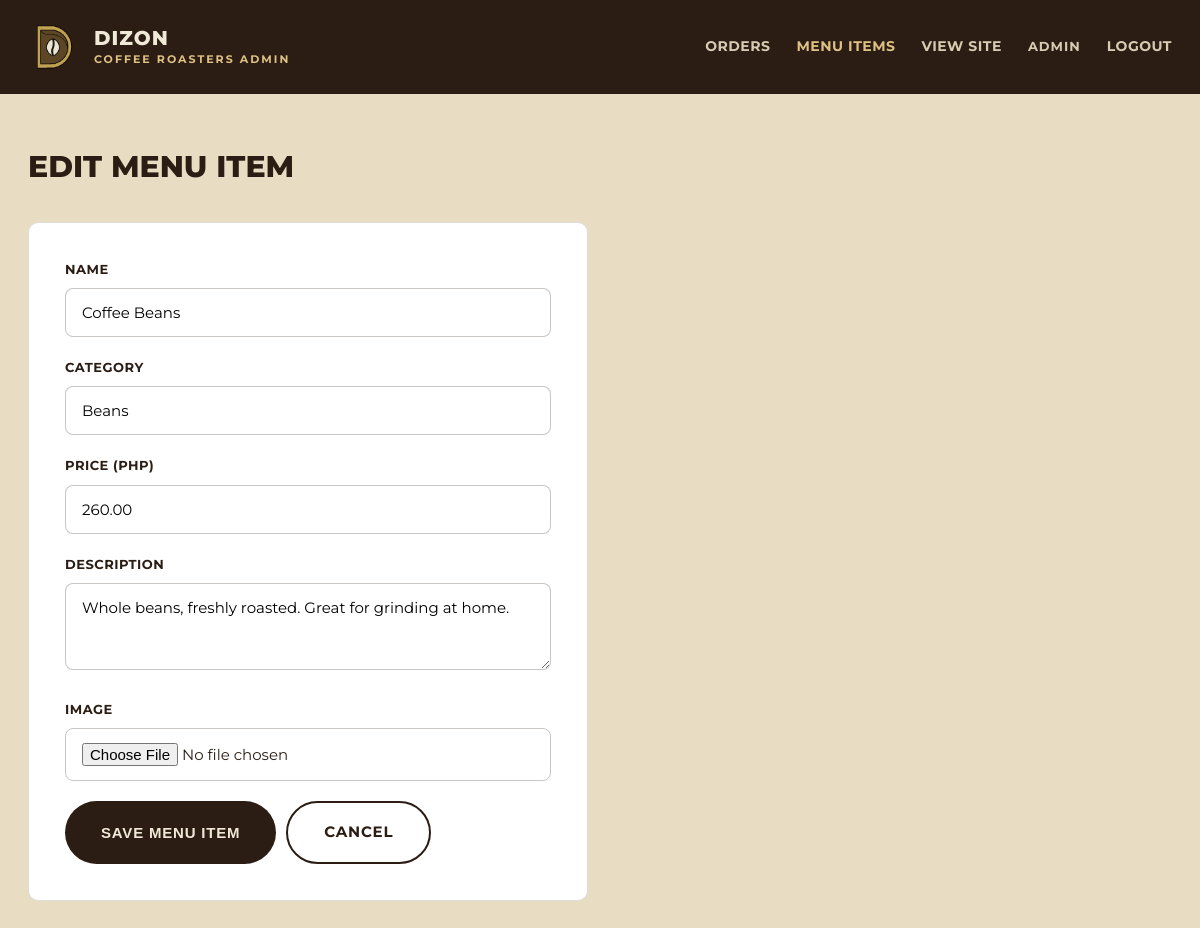
The page /admin/menu_form.php?id=4 (signed in) on the database as committed earlier.
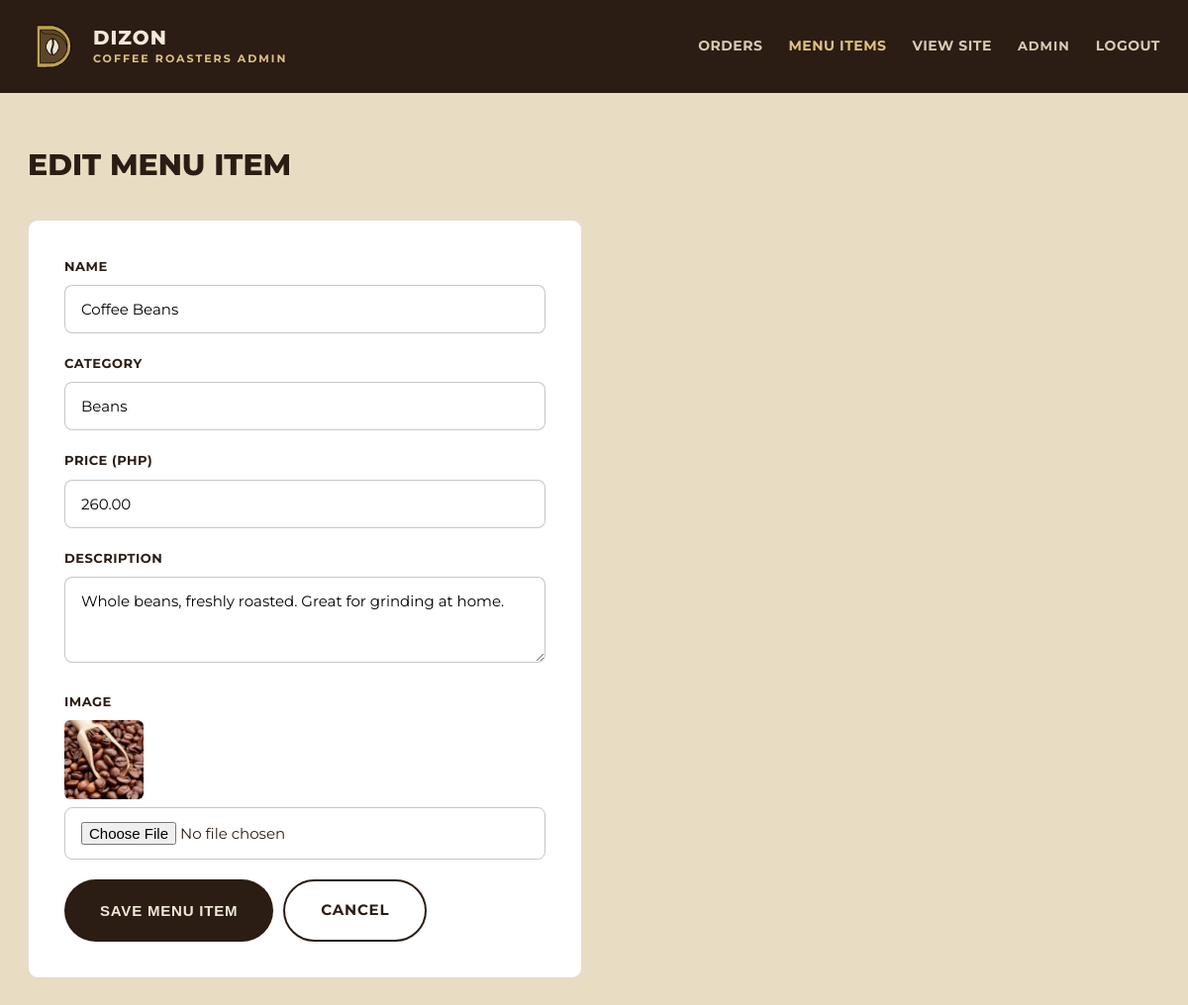
The same page on the database as committed later.
### tables this page shows
CREATE TABLE IF NOT EXISTS menu_items (
    id INT AUTO_INCREMENT PRIMARY KEY,
    name VARCHAR(100) NOT NULL,
    description VARCHAR(255) DEFAULT NULL,
    price DECIMAL(10,2) NOT NULL,
    category VARCHAR(50) NOT NULL,
    image VARCHAR(255) DEFAULT NULL,
    created_at TIMESTAMP NOT NULL DEFAULT CURRENT_TIMESTAMP
);

### includes/functions.php (called while the page is built, shortened)
<?php
function e($string) {
    return htmlspecialchars($string ?? '', ENT_QUOTES, 'UTF-8');
}

### admin/menu_form.php (the view, shortened to what this page needs)
<?php
require_once __DIR__ . '/../config/config.php';
require_once __DIR__ . '/../includes/functions.php';
$id = (int) ($_GET['id'] ?? 0);
$item = ['name' => '', 'description' => '', 'price' => '', 'category' => '', 'image' => ''];
if ($id > 0) {
    $stmt = $pdo->prepare('SELECT * FROM menu_items WHERE id = ?');
    $stmt->execute([$id]);
    $found = $stmt->fetch();
    $item = $found;
}
require_once __DIR__ . '/../includes/admin_header.php';
?>
<h1><?= $id > 0 ? 'Edit' : 'Add' ?> Menu Item</h1>
<div class="card" style="max-width: 560px;">
    <form method="POST" enctype="multipart/form-data">
        <div class="form-group">
            <label for="name">Name</label>
            <input type="text" id="name" name="name" required value="<?= e($item['name']) ?>">
        </div>
        <div class="form-group">
            <label for="category">Category</label>
            <input type="text" id="category" name="category" required value="<?= e($item['category']) ?>" placeholder="e.g. Coffee, Cold Brew, Beans">
        </div>
        <div class="form-group">
            <label for="price">Price (PHP)</label>
            <input type="number" id="price" name="price" step="0.01" min="0" required value="<?= e($item['price']) ?>">
        </div>
        <div class="form-group">
            <label for="description">Description</label>
            <textarea id="description" name="description" rows="3"><?= e($item['description']) ?></textarea>
        </div>
        <div class="form-group">
            <label for="image">Image</label>
            <?php if (!empty($item['image'])): ?>
                <img src="<?= BASE_URL ?>/<?= e($item['image']) ?>" alt="" style="width:80px; height:80px; object-fit:cover; border-radius:6px; margin-bottom:8px;">
            <?php endif; ?>
            <input type="file" id="image" name="image" accept=".jpg,.jpeg,.png,.webp">
        </div>
        <div class="actions">
            <button type="submit" class="btn btn--dark">Save Menu Item</button>
            <a href="<?= BASE_URL ?>/admin/menu.php" class="btn btn--outline-dark">Cancel</a>
        </div>
    </form>
</div>
<?php require_once __DIR__ . '/../includes/admin_footer.php'; ?>

Rows that differ between the two databases and show on the page:
changed menu_items "Coffee Beans": image: picture added
